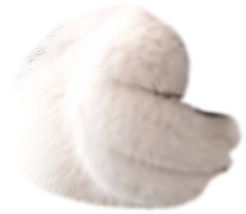
#> input picture src/assets/cream-kitten/curled-paw.webp, 246 x 214 px, given in place of body-master.webp, which was not available
$ python build-kitten-layers.py
#> lines starting #> are read from the running program, lines starting #| are printed output that depends on the picture; after the words box and inside, x2 and y2 are one past the last pixel; in counts of white or black regions, pixels touching at a corner belong together
"""Prepare the separated 4K kitten plates (Pillow, NumPy and SciPy).

Generation masters live under scripts/assets/cream-kitten. This build is local
and deterministic; it never calls an image API or reads a credential.
"""
from pathlib import Path
import numpy as np
from PIL import Image
from scipy import ndimage

ROOT = Path(__file__).resolve().parents[1]
MASTERS = ROOT / 'scripts/assets/cream-kitten'
ASSETS = ROOT / 'src/assets/cream-kitten'
SCALE = 2
BODY_SIZE = 600 * SCALE
ARM_WIDTH, ARM_HEIGHT = 102, 238
ARM_ROOT, ARM_TOE = (51, 30), (51, 228)
MOUSE_ROOT, MOUSE_TOE = (133, 389), (-15, 550)


def smooth(t):
    t = np.clip(t, 0, 1)
    return t*t*(3-2*t)


def matte_fur(image):
    """Remove the dark generation backdrop, retaining only real fur coverage.

    The opaque interior is hole-filled, so texture/shadow cannot turn into ghost
    fur. Only the narrow exterior hair fringe gets fractional coverage. Color
    decontamination removes the dark backdrop before saving straight RGBA.
    """
    rgb = np.asarray(image.convert('RGB'), dtype=np.float32)
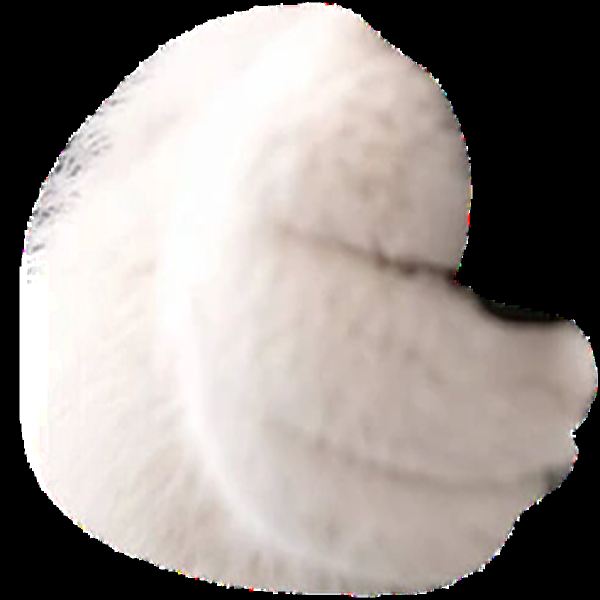
#> rgb: shape (1200, 1200, 3) float32 (shown at 1/2 size); mean R, G, B 151.4, 144.1, 140.5
    bg = np.median(np.concatenate([rgb[:12,:12].reshape(-1,3),
                                  rgb[:12,-12:].reshape(-1,3)]), axis=0)
#> bg = [0, 0, 0]
    core = ndimage.binary_fill_holes(np.max(rgb,axis=-1) > 160)
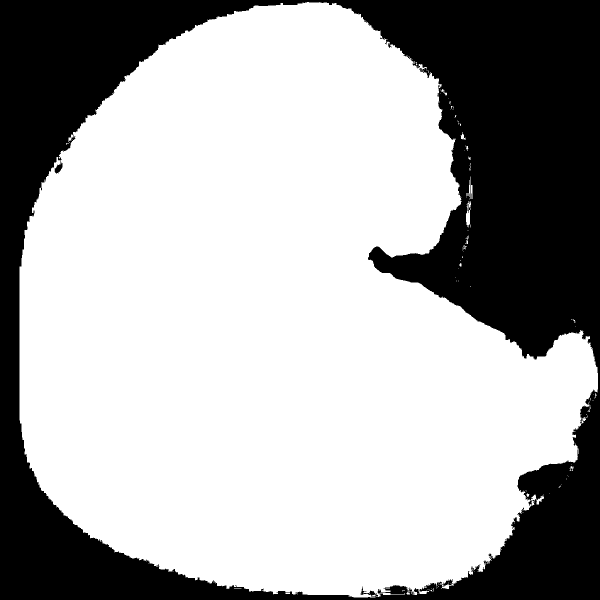
#> core: shape (1200, 1200) bool (shown at 1/2 size); 67% white; 1 black region, box (x1, y1, x2, y2) and area: (0, 0, 1200, 1200) 475003
    # Keep components representing the subject, not isolated generation noise.
    labels, _ = ndimage.label(core)
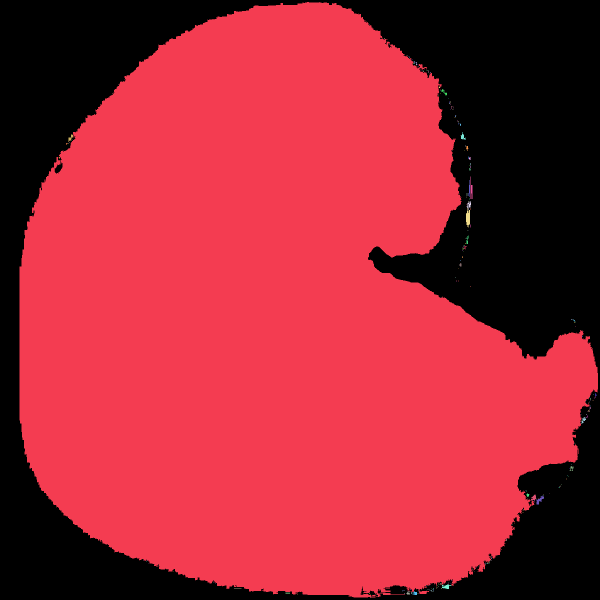
#> labels: shape (1200, 1200) int32 (shown at 1/2 size); 249 distinct labels, from 0 to 248; one colour per label, 0 black
    counts = np.bincount(labels.ravel()); counts[0] = 0
#> after `counts = np.bincount(labels.ravel())`: counts = 249 values, max 963248 at index 1, min 1 at index 2, mean 5783.1
    core = counts[labels] > core.size * .005
#> core: shape (1200, 1200) bool; 66.9% white; 1 black region, box (x1, y1, x2, y2) and area: (0, 0, 1200, 1200) 476752
    distance = ndimage.distance_transform_edt(~core)
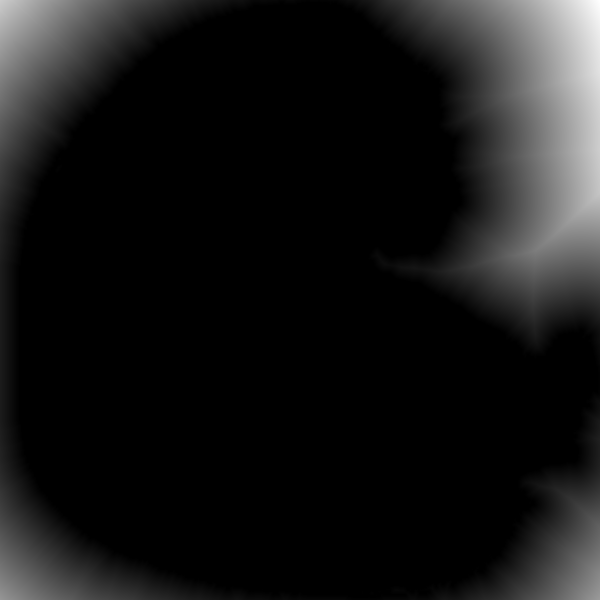
#> distance: shape (1200, 1200) float64 (shown at 1/2 size); min 0, max 358.2, mean 31.5; drawn with min black and max white
    interior = ndimage.binary_erosion(core, iterations=3)
#> interior: shape (1200, 1200) bool; 65.8% white; 1 black region, box (x1, y1, x2, y2) and area: (0, 0, 1200, 1200) 492199
    _, nearest = ndimage.distance_transform_edt(~interior, return_indices=True)
    foreground = rgb[nearest[0],nearest[1]]
    direction = foreground-bg
    alpha = np.clip(np.sum((rgb-bg)*direction,axis=-1) /
                    np.maximum(np.sum(direction*direction,axis=-1),1),0,1)
    alpha[core] = 1
    alpha[distance>14] = 0
    alpha[alpha<.025] = 0
#> alpha: shape (1200, 1200) float32; min 0, max 1, mean 0.682
    clean = np.clip((rgb-bg*(1-alpha[...,None])) /
                    np.maximum(alpha[...,None],.025),0,255)
    clean[alpha==0] = 0
    return np.dstack((clean*alpha[...,None],alpha*255))
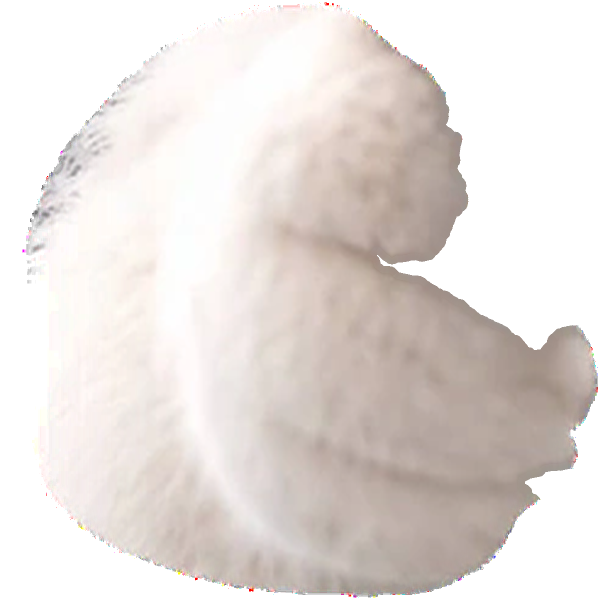
#> returned value: shape (1200, 1200, 4) float32 (shown at 1/2 size); mean of channels 0, 1, 2, 3 149.5, 142.4, 138.9, 174.6; transparent parts drawn white


def premultiplied(image):
    return np.asarray(image.convert('RGBa'),dtype=np.float32)


def rgba(data):
    return Image.fromarray(np.clip(data,0,255).round().astype('uint8'),'RGBa').convert('RGBA')


def save(data, name):
    rgba(data).save(ASSETS/name, lossless=True, method=6)


# [9 lines left out: function sample, not called in this run]


def build_body():
    generated = Image.open(MASTERS/'body-master.webp').resize((BODY_SIZE,BODY_SIZE),Image.Resampling.LANCZOS)
    body = matte_fur(generated)
    original = premultiplied(Image.open(ASSETS/'rest.webp').resize(generated.size,Image.Resampling.LANCZOS))
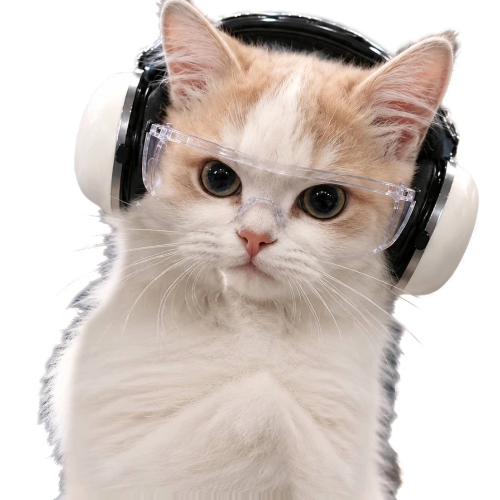
#> input picture src/assets/cream-kitten/rest.webp, 1000 x 1000 px, found by its file name (shown at 1/2 size)
    # Original face, accessories and whiskers remain pixel-aligned. Only the
    # chest beneath the chin is replaced by the clean, paw-free plate.
    yy = (np.arange(BODY_SIZE)+.5)/SCALE
    mix = smooth((yy-340)/40)[:,None,None]
    result = original*(1-mix)+body*mix
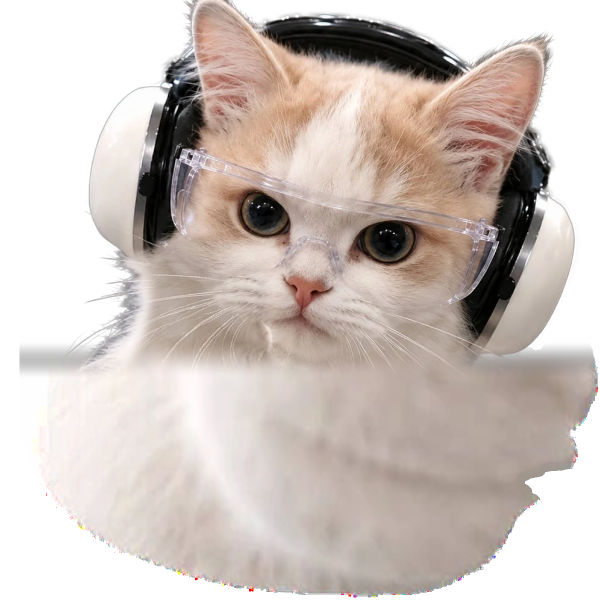
#> result: shape (1200, 1200, 4) float64 (shown at 1/2 size); mean R, G, B, A 131.2, 120.3, 114.5, 180; transparent parts drawn white
    save(result,'neutral-body.webp')
    return result


# [50 lines left out: functions prepare_arm, build_arms, not called in this run]


if __name__=='__main__':
    build_body()
    if (MASTERS/'arms-master.webp').exists():
        build_arms()
    print('Kitten layers prepared from saved masters.')
